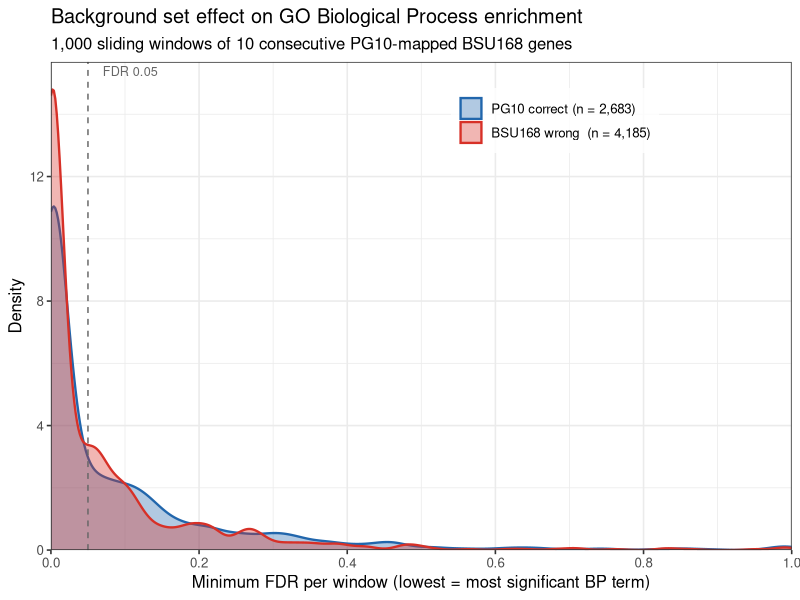
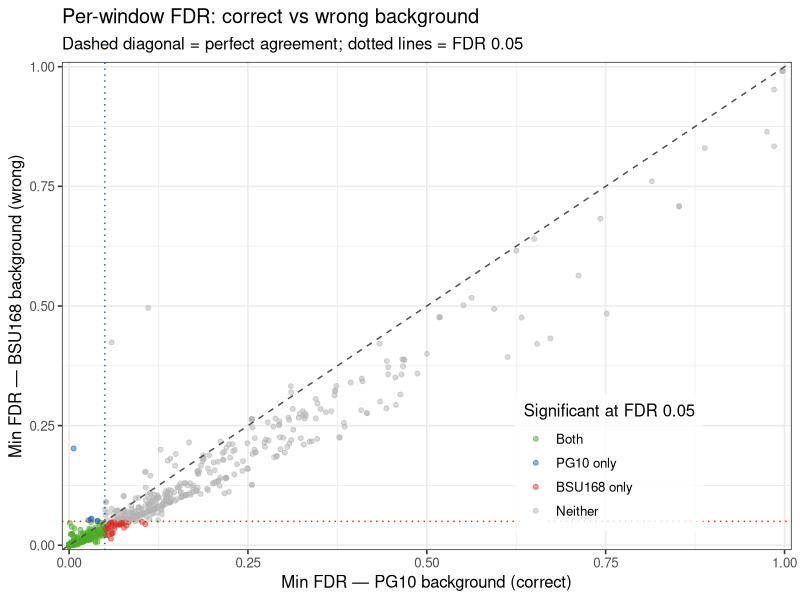

Reproduce these figures in R, in order.
# background_comparison.R
#
# Demonstrates the effect of using a mismatched background (full BSU168,
# 4,185 genes) versus the correct strain-matched background (PG10, 2,683
# genes) on GO Biological Process enrichment FDR.
#
# Design
# ------
# 1. Sort the 2,678 unique BSU IDs present in the PG10 mapping into an array.
# 2. Sample 1,000 random starting positions (sliding windows of 10 consecutive
#    IDs). Consecutive BSU IDs cluster by operon/function, so some windows hit
#    real functional groups and produce low FDRs — unlike random 10-gene sets
#    which almost always return FDR ≈ 1.
# 3. For each window run two one-sided Fisher exact tests (Biological Process
#    only, equivalent to the classic/Fisher algorithm in topGO):
#      Correct : convert BSU IDs → IDpg10 via mapping table;
#                universe = 2,683 PG10 genes
#      Wrong   : use BSU IDs directly;
#                universe = 4,185 full BSU168 genes
# 4. Record the minimum FDR across all returned BP terms (= the top hit's FDR,
#    i.e. the LOWEST = most significant value). Windows with no annotated genes
#    return NA, recorded as 1.0.
# 5. Output: density plot + scatter plot comparing the two FDR distributions.
#
# Note on FDR behaviour
# ---------------------
# runGOFisher (app.R) has NO hard-coded FDR cutoff. Any term where at least
# one submitted gene is annotated (n_sig > 0) receives a Fisher p-value and a
# BH-adjusted FDR. Non-enriched windows return FDR ≈ 1; only windows where
# every gene is unannotated return NULL (treated as NA/1.0 here).
#
# Usage
# -----
#   cd BsubtGO/
#   Rscript background_comparison.R

library(ggplot2)

# ---------------------------------------------------------------------------
# Load data
# ---------------------------------------------------------------------------
mapping <- read.table(
  "PG10id_BSUBid_goBiolP_goMolF_goCellComp.csv",
  sep = "\t", header = TRUE, stringsAsFactors = FALSE
)

bsub168_go <- read.table(
  "bsub168_go.tsv",
  sep = "\t", header = TRUE, stringsAsFactors = FALSE, quote = ""
)

# ---------------------------------------------------------------------------
# Build GO→gene inverted indices (Biological Process only)
# ---------------------------------------------------------------------------
makeGO2Gene <- function(data, id_col, go_col) {
  gene_ids   <- as.character(data[[id_col]])
  go_strings <- as.character(data[[go_col]])
  term_lists <- strsplit(go_strings, " ", fixed = TRUE)
  term_lists <- lapply(term_lists, function(x) x[nzchar(x)])
  split(rep(gene_ids, lengths(term_lists)), unlist(term_lists))
}

go2gene_pg10 <- makeGO2Gene(mapping,    "IDpg10", "BiolProc")
go2gene_bsub <- makeGO2Gene(bsub168_go, "IDbsub", "BiolProc")

universe_pg10 <- as.character(mapping$IDpg10)       # 2,683 genes
universe_bsub <- as.character(bsub168_go$IDbsub)    # 4,185 genes

cat(sprintf("PG10 universe : %d genes  |  %d BP GO terms\n",
            length(universe_pg10), length(go2gene_pg10)))
cat(sprintf("BSU168 universe: %d genes  |  %d BP GO terms\n",
            length(universe_bsub), length(go2gene_bsub)))

# ---------------------------------------------------------------------------
# minFDR_BP: run Fisher over all BP terms; return the minimum (best) FDR.
# Returns NA when no gene in the set is annotated to any BP term.
# ---------------------------------------------------------------------------
minFDR_BP <- function(go2gene, genes, universe) {
  n_universe <- length(universe)
  n_selected <- length(genes)
  if (n_selected == 0L) return(NA_real_)

  pvals <- vapply(go2gene, function(annotated) {
    n_sig <- sum(annotated %in% genes)
    if (n_sig == 0L) return(NA_real_)
    n_ann <- length(annotated)
    fisher.test(
      matrix(c(n_sig,
               n_selected - n_sig,
               n_ann      - n_sig,
               n_universe - n_selected - n_ann + n_sig),
             nrow = 2),
      alternative = "greater"
    )$p.value
  }, numeric(1L))

  pvals <- pvals[!is.na(pvals)]
  if (length(pvals) == 0L) return(NA_real_)
  min(p.adjust(pvals, method = "fdr"))
}

# ---------------------------------------------------------------------------
# Sliding-window sampling
# ---------------------------------------------------------------------------
bsu_sorted  <- sort(unique(mapping$IDbsub))   # 2,678 BSU IDs, ordered
window_size <- 10L
n_windows   <- length(bsu_sorted) - window_size + 1L   # 2,669

set.seed(42)
starts <- sample(n_windows, 1000L, replace = FALSE)

cat(sprintf("\nRunning 1,000 windows (size %d) × 2 backgrounds...\n", window_size))

fdr_pg10 <- numeric(length(starts))
fdr_bsub <- numeric(length(starts))

for (i in seq_along(starts)) {
  bsu_win <- bsu_sorted[starts[i]:(starts[i] + window_size - 1L)]

  # Correct background: PG10 IDpg10 IDs vs PG10 universe
  pg10_genes  <- mapping$IDpg10[mapping$IDbsub %in% bsu_win]
  fdr_pg10[i] <- minFDR_BP(go2gene_pg10, pg10_genes, universe_pg10)

  # Wrong background: BSU IDs directly vs full BSU168 universe
  bsu_genes   <- bsu_win[bsu_win %in% universe_bsub]
  fdr_bsub[i] <- minFDR_BP(go2gene_bsub, bsu_genes, universe_bsub)

  if (i %% 200L == 0L) cat(sprintf("  %d / %d\n", i, length(starts)))
}

# NA → 1.0 (no annotations = no enrichment possible)
fdr_pg10[is.na(fdr_pg10)] <- 1
fdr_bsub[is.na(fdr_bsub)] <- 1

cat(sprintf(
  "\nWindows with min-FDR < 0.05 :  PG10 = %3d  |  BSU168 = %3d\n",
  sum(fdr_pg10 < 0.05), sum(fdr_bsub < 0.05)
))
cat(sprintf(
  "Windows with min-FDR < 0.20 :  PG10 = %3d  |  BSU168 = %3d\n",
  sum(fdr_pg10 < 0.20), sum(fdr_bsub < 0.20)
))
cat(sprintf(
  "Windows with min-FDR = 1.00 :  PG10 = %3d  |  BSU168 = %3d\n",
  sum(fdr_pg10 == 1),   sum(fdr_bsub == 1)
))

# ---------------------------------------------------------------------------
# Save results
# ---------------------------------------------------------------------------

# Per-window data
df_windows <- data.frame(
  window_start = bsu_sorted[starts],
  window_end   = bsu_sorted[starts + window_size - 1L],
  minFDR_PG10  = fdr_pg10,
  minFDR_BSU168 = fdr_bsub,
  significant  = ifelse(fdr_pg10 < 0.05 & fdr_bsub < 0.05, "Both",
                 ifelse(fdr_pg10 < 0.05 & fdr_bsub >= 0.05, "PG10_only",
                 ifelse(fdr_pg10 >= 0.05 & fdr_bsub < 0.05, "BSU168_only",
                                                              "Neither")))
)
write.csv(df_windows, "background_comparison_windows.csv", row.names = FALSE,
          quote = FALSE)

# Quadrant summary
df_summary <- data.frame(
  category    = c("Both significant (FDR < 0.05)",
                  "PG10 only — false negatives with BSU168",
                  "BSU168 only — false positives with BSU168",
                  "Neither significant"),
  n_windows   = c(sum(fdr_pg10 < 0.05 & fdr_bsub < 0.05),
                  sum(fdr_pg10 < 0.05 & fdr_bsub >= 0.05),
                  sum(fdr_pg10 >= 0.05 & fdr_bsub < 0.05),
                  sum(fdr_pg10 >= 0.05 & fdr_bsub >= 0.05)),
  pct         = round(c(sum(fdr_pg10 < 0.05 & fdr_bsub < 0.05),
                        sum(fdr_pg10 < 0.05 & fdr_bsub >= 0.05),
                        sum(fdr_pg10 >= 0.05 & fdr_bsub < 0.05),
                        sum(fdr_pg10 >= 0.05 & fdr_bsub >= 0.05)) / length(starts) * 100, 1)
)
write.csv(df_summary, "background_comparison_summary.csv", row.names = FALSE,
          quote = FALSE)

cat("\nSaved: background_comparison_windows.csv\n")
cat(  "       background_comparison_summary.csv\n")

# ---------------------------------------------------------------------------
# Plot 1: overlapping density — FDR distributions
# ---------------------------------------------------------------------------
col_pg10 <- "#2166ac"   # blue  = correct
col_bsub <- "#d73027"   # red   = wrong

df_dens <- rbind(
  data.frame(min_FDR = fdr_pg10, Background = "PG10 correct (n = 2,683)"),
  data.frame(min_FDR = fdr_bsub, Background = "BSU168 wrong  (n = 4,185)")
)
df_dens$Background <- factor(df_dens$Background,
  levels = c("PG10 correct (n = 2,683)", "BSU168 wrong  (n = 4,185)"))

p1 <- ggplot(df_dens, aes(x = min_FDR, fill = Background, colour = Background)) +
  geom_density(alpha = 0.35, linewidth = 0.8) +
  scale_x_continuous(limits = c(0, 1), expand = c(0, 0),
                     breaks = seq(0, 1, 0.2)) +
  scale_y_continuous(expand = expansion(mult = c(0, 0.06))) +
  scale_fill_manual(values   = c("PG10 correct (n = 2,683)" = col_pg10,
                                  "BSU168 wrong  (n = 4,185)"  = col_bsub)) +
  scale_colour_manual(values = c("PG10 correct (n = 2,683)" = col_pg10,
                                  "BSU168 wrong  (n = 4,185)"  = col_bsub)) +
  geom_vline(xintercept = 0.05, linetype = "dashed", colour = "grey40") +
  annotate("text", x = 0.07, y = Inf, label = "FDR 0.05",
           hjust = 0, vjust = 1.4, size = 3.2, colour = "grey40") +
  labs(
    title    = "Background set effect on GO Biological Process enrichment",
    subtitle = sprintf("1,000 sliding windows of %d consecutive PG10-mapped BSU168 genes", window_size),
    x        = "Minimum FDR per window (lowest = most significant BP term)",
    y        = "Density",
    fill = NULL, colour = NULL
  ) +
  theme_bw(base_size = 12) +
  theme(legend.position = c(0.68, 0.88),
        legend.background = element_rect(fill = alpha("white", 0.8), colour = NA))

# ---------------------------------------------------------------------------
# Plot 2: scatter — per-window PG10 FDR vs BSU168 FDR
# ---------------------------------------------------------------------------
df_scat <- data.frame(
  pg10  = fdr_pg10,
  bsub  = fdr_bsub,
  # quadrant labels for colouring
  quad  = ifelse(fdr_pg10 < 0.05 & fdr_bsub >= 0.05, "PG10 only",
          ifelse(fdr_pg10 >= 0.05 & fdr_bsub < 0.05, "BSU168 only",
          ifelse(fdr_pg10 < 0.05 & fdr_bsub < 0.05,  "Both",
                                                       "Neither")))
)
df_scat$quad <- factor(df_scat$quad,
  levels = c("Both", "PG10 only", "BSU168 only", "Neither"))

quad_cols <- c("Both"        = "#4dac26",
               "PG10 only"   = col_pg10,
               "BSU168 only" = col_bsub,
               "Neither"     = "grey70")

p2 <- ggplot(df_scat, aes(x = pg10, y = bsub, colour = quad)) +
  geom_point(alpha = 0.5, size = 1.4) +
  geom_abline(slope = 1, intercept = 0, linetype = "dashed", colour = "grey30") +
  geom_hline(yintercept = 0.05, linetype = "dotted", colour = col_bsub) +
  geom_vline(xintercept = 0.05, linetype = "dotted", colour = col_pg10) +
  scale_x_continuous(limits = c(0, 1), expand = c(0.01, 0)) +
  scale_y_continuous(limits = c(0, 1), expand = c(0.01, 0)) +
  scale_colour_manual(values = quad_cols) +
  labs(
    title    = "Per-window FDR: correct vs wrong background",
    subtitle = "Dashed diagonal = perfect agreement; dotted lines = FDR 0.05",
    x        = "Min FDR — PG10 background (correct)",
    y        = "Min FDR — BSU168 background (wrong)",
    colour   = "Significant at FDR 0.05"
  ) +
  theme_bw(base_size = 12) +
  theme(legend.position = c(0.75, 0.18),
        legend.background = element_rect(fill = alpha("white", 0.8), colour = NA))

# ---------------------------------------------------------------------------
# Save
# ---------------------------------------------------------------------------
ggsave("background_effect_density.png", p1, width = 7, height = 4.5, dpi = 150)
ggsave("background_effect_scatter.png", p2, width = 5.5, height = 5.5, dpi = 150)
cat("\nSaved: background_effect_density.png\n")
cat(  "       background_effect_scatter.png\n")
